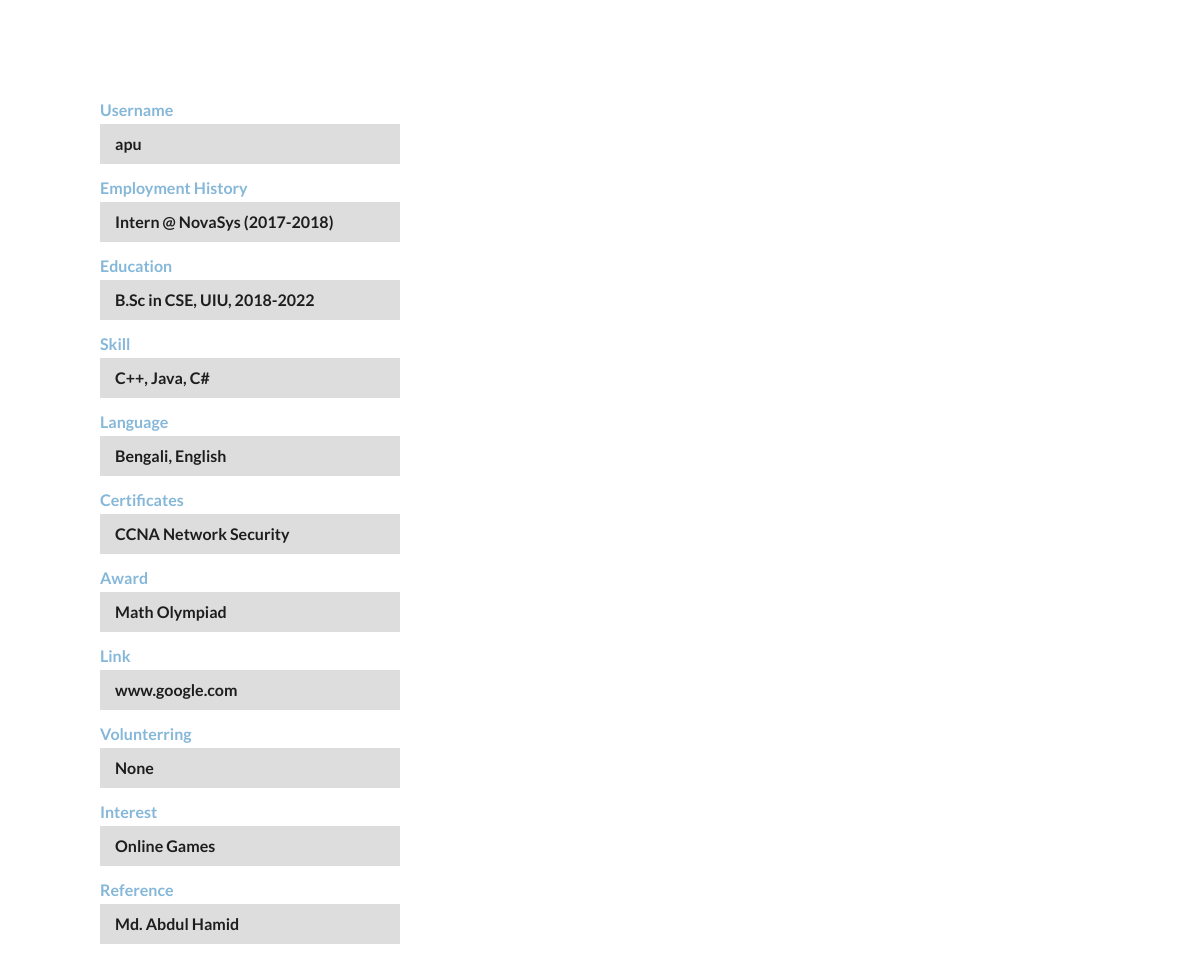
The page /show_post_cv.php?user=apu on the database its author committed.
### tables this page shows
create table cv (
    resumeid int not null unique auto_increment,
    username varchar(32) not null unique,
    awards text not null,
    links text not null,
    volunteering text not null,
    interests text not null,
    reference text not null,
    employmenthistory text not null,
    education text not null,
    skills text not null,
    languages text not null,
    certifications text not null,

    primary key(resumeid),
    foreign key (username) references jobseeker (jobseekerid)
);

### show_post_cv.php (the view, shortened to what this page needs)
<!DOCTYPE html>
<html lang="en">
<head>
    <link rel="stylesheet" type="text/css" href="https://cdnjs.cloudflare.com/ajax/libs/semantic-ui/2.4.1/semantic.min.css ">
</head>
<body>
<?php
    require_once('db_config.php');
    $sessionUser = $_GET['user'];
    $conn = new mysqli($servername, $username, $password, $dbname);
    $records = mysqli_query($conn, "SELECT * FROM `cv` WHERE `username` = '$sessionUser'");
    while($data = mysqli_fetch_array($records)){
?>
    <div class="form_style">
        <form class="ui form">
        <div class="field">
            <label class="heading">Username</label>
            <label class="data"><?php echo $data['username']; ?></label>
        </div>
        <div class="field">
            <label class="heading">Employment History</label>
            <label class="data"><?php echo $data['employmenthistory']; ?></label>
        </div>
        <div class="field">
            <label class="heading">Education</label>
            <label class="data"><?php echo $data['education']; ?></label>
        </div>
        <div class="field">
            <label class="heading">Skill</label>
            <label class="data"><?php echo $data['skills']; ?></label>
        </div>
        <div class="field">
            <label class="heading">Language</label>
            <label class="data"><?php echo $data['languages']; ?></label>
        </div>
        <div class="field">
            <label class="heading">Certificates</label>
            <label class="data"><?php echo $data['certifications']; ?></label>
        </div>
        <div class="field">
            <label class="heading">Award</label>
            <label class="data"><?php echo $data['awards']; ?></label>
        </div>
        <div class="field">
            <label class="heading">Link</label>
            <label class="data"><?php echo $data['links']; ?></label>
        </div>
        <div class="field">
            <label class="heading">Volunterring</label>
            <label class="data"><?php echo $data['volunteering']; ?></label>
        </div>
        <div class="field">
            <label class="heading">Interest</label>
            <label class="data"><?php echo $data['interests']; ?></label>
        </div>
        <div class="field">
            <label class="heading">Reference</label>
            <label class="data"><?php echo $data['reference']; ?></label>
        </div>
        <br><br>
        </form>
        <?php } ?>
    </div>
</body>
</html>

### show_post_cv.php (style rules this page uses)
.form_style { width: 300px; margin: 100px; }
.data { width: 100%; background: #ddd; padding: 10px 15px; font-size: 16px !important; }
.field .heading { color: #85b7d9 !important; font-size: 16px !important; }

### rows shown on the page
cv: username "apu", employmenthistory "Intern @ NovaSys (2017-2018)", education "B.Sc in CSE, UIU, 2018-2022", skills "C++, Java, C#", languages "Bengali, English", certifications "CCNA Network Security", awards "Math Olympiad", links "www.google.com", volunteering "None", interests "Online Games", reference "Md. Abdul Hamid"
